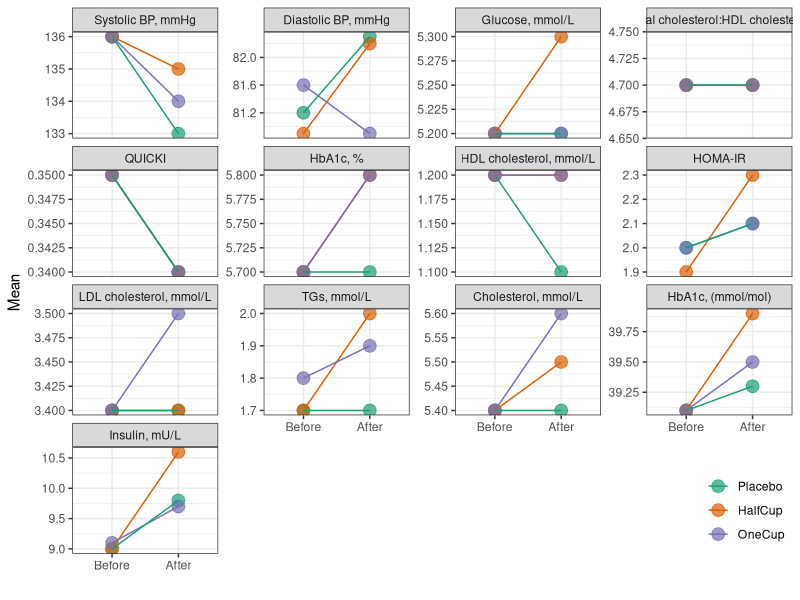
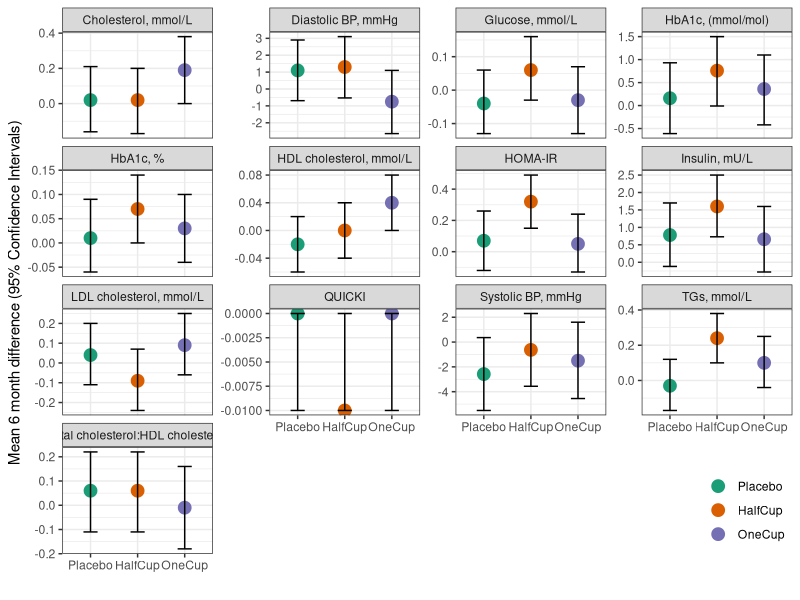

Recreate these plots in R, in order.
## ---- chunk 1
library(tidyverse)
## ---- chunk 2

# tried tabulizer package, extract_tables and extract_areas 
# returned mostly garbage, possibly because the table is rotated in the pdf
# dat <- extract_areas("HW3/Curtis_etal_2019.pdf", pages = 6, method = "stream")

# resorted to copying table from web and saving as a txt file

# tried to read in existing column names as character vectors
# ##first header
#  (dat1 <- read_tsv("blueberries.txt", n_max=0)
#   %>% names()
#  )
# ##second  header
#  (dat2 <- read_tsv("blueberries.txt", skip=1, n_max=0)
#   %>% names()
#  )
#
# for second header, had trailing "...#" after each column name even though
# there was no trailing characters in the txt file
# couldn't find any solutions


# decided to manually type out column names
# data groupings
treat_time <- read.table(header = TRUE, text="
Treatment Time
Placebo Before
HalfCup After
OneCup Diff
")

# expand data groupings, order, and combine
treat_time2 <- (treat_time 
  %>% expand(Treatment, Time) # get all combinations of Treatment and Time
  %>% arrange(match(Time, c("Before", "After", "Diff"))) # custom order Time to match data set
  %>% arrange(match(Treatment, c("Placebo", "HalfCup", "OneCup" ))) # custom order Treatment to match data set
  %>% unite("Treatment.Time", 1:2, sep = ".",) # combine Treatment and Time variables
)

# add additional column names, and transpose
cnames <- c("Parameter", t(treat_time2), "P") 

# read in txt file
dat <- (read_tsv("blueberries.txt"
                 , skip = 2
                 , col_names = cnames # name columns with cnames
                 )
  # pivot longer all columns with confidence intervals
  %>% pivot_longer(cols = -c("Parameter","P") , names_to = "Treatment.Time", values_to = "val")
  # move second set of data values for HbA1c into new rows
  %>% separate_rows(val, sep = "\\;") 
  %>% mutate(Parameter = case_when(startsWith(val, " [") ~ "HbA1c, (mmol/mol)"# rename parameter values for both HbA1c values
                                   , str_detect(Parameter, "%") ~ "HbA1c, %"
                                   , TRUE ~ Parameter)
             , val = str_replace_all(val, "\\[|\\]", ""), # remove square brackets
             , val = str_trim(val, side = "left") # remove leading spaces
             ) 
  # separate confidence intervals out
  %>% separate(val, into = c("Mean", "L_CI", "U_CI"), sep = "\\(|\\,")
  %>% mutate(U_CI = as.numeric(str_remove(U_CI, "\\)[:print:]*$")) # remove trailing brackets and characters, convert to numeric
             , Mean = as.numeric(str_replace(Mean, "–", "-")) # replace en dash with minus, convert to numeric
             , L_CI = as.numeric(str_replace(L_CI, "–", "-")) # replace en dash with minus, convert to numeric
             ) 
   # separate treatment and time out
  %>% separate(Treatment.Time, into = c("Treatment", "Time"), sep = "\\.")
)

# data with time difference removed
dat2 <- (dat
        %>% filter(Time != "Diff")
  
)

# data with parameter names ordered by mean time difference for the one cup treatment group
dat3<- (dat
        %>% filter(Time == "Diff", Treatment == "OneCup")
        %>% arrange(Mean)
        %>% distinct(Parameter)
)

#data with only mean time difference data
dat4 <- (dat
         %>% filter(Time == "Diff")
)

## ---- chunk 3
gg1<-(ggplot(dat2, aes(y = Mean, x = factor(Time, levels = c("Before", "After")), 
                       colour = factor(Treatment, levels = c("Placebo", "HalfCup", "OneCup"))))
      + geom_point(aes(group = Treatment), size=4, alpha=0.7)
      + geom_line(aes(group = Treatment))
      + facet_grid(cols = vars(factor(Parameter, 
                                      levels = t(dat3))))# use ordering from dat3
      + facet_wrap(~ factor(Parameter, 
                            levels = t(dat3)),# use ordering from dat3
                   nrow=4, 
                   scales="free_y") # individual y scales
      + theme_bw()
      + theme(legend.position = c(1,0),
              legend.justification = c(1, 0), 
              legend.title = element_blank())
      + scale_color_brewer(palette = "Dark2")
      + labs(x = "")
      )

print(gg1)

## ---- chunk 4
gg2<-(ggplot(dat4, aes(y = Mean, x = factor(Treatment, levels = c("Placebo", "HalfCup", "OneCup"))))
      + geom_point(aes(group = Treatment,
                       colour = factor(Treatment, levels = c("Placebo", "HalfCup", "OneCup"))), 
                   size=4
                   )
      + geom_errorbar(aes(ymin=L_CI, ymax=U_CI), width=0.3) # Use CI for error bars
      + facet_grid(cols = vars(factor(Parameter)))
      + facet_wrap(~ factor(Parameter), nrow=4, scales="free_y")
      + theme_bw()
      + theme(legend.position = c(1,0),
              legend.justification = c(1, 0), 
              legend.title = element_blank())
      + scale_color_brewer(palette = "Dark2")
      + labs(x = "", y="Mean 6 month difference (95% Confidence Intervals)")
      )

print(gg2)

